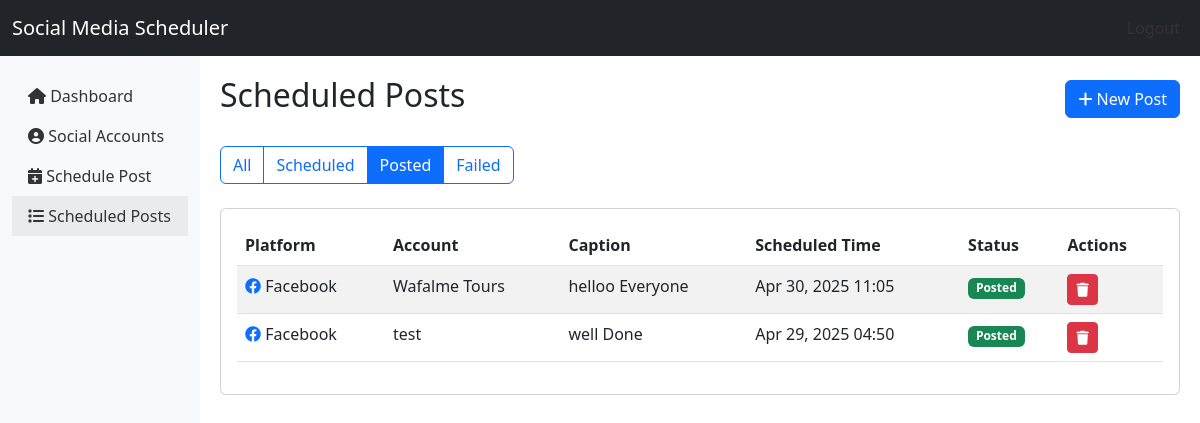
/posts?status=posted (signed in), run on the app's committed database.
### app.py (models this page shows)
class ScheduledPost(db.Model):
    id = db.Column(db.Integer, primary_key=True)
    social_account_id = db.Column(db.Integer, db.ForeignKey('social_account.id'), nullable=False)
    caption = db.Column(db.Text, nullable=True)
    media_path = db.Column(db.String(500), nullable=False)
    scheduled_time = db.Column(db.DateTime, nullable=False)
    status = db.Column(db.String(20), default='scheduled')  # 'scheduled', 'posted', 'failed'
    error_message = db.Column(db.Text, nullable=True)
    social_account = db.relationship('SocialAccount', backref='scheduled_posts')

class SocialAccount(db.Model):
    id = db.Column(db.Integer, primary_key=True)
    platform = db.Column(db.String(20), nullable=False)  # 'facebook', 'instagram', 'tiktok'
    account_name = db.Column(db.String(100), nullable=False)
    account_id = db.Column(db.String(100), nullable=False)
    access_token = db.Column(db.String(500), nullable=False)
    refresh_token = db.Column(db.String(500), nullable=True)
    token_expiry = db.Column(db.DateTime, nullable=True)
    connected = db.Column(db.Boolean, default=False)

### app.py (the view)
@app.route('/posts')
def posts():
    if 'user_id' not in session:
        return redirect(url_for('login'))
    status_filter = request.args.get('status', 'all')
    if status_filter == 'all':
        posts = ScheduledPost.query.order_by(ScheduledPost.scheduled_time.desc()).all()
    else:
        posts = ScheduledPost.query.filter_by(status=status_filter).order_by(ScheduledPost.scheduled_time.desc()).all()
    return render_template('posts.html', posts=posts, status_filter=status_filter)

### templates/posts.html (shortened to what this page needs)
{% extends "base.html" %}
{% block content %}
<div class="d-flex justify-content-between align-items-center mb-4">
    <h2>Scheduled Posts</h2>
    <a href="{{ url_for('schedule_post') }}" class="btn btn-primary">
        <i class="fas fa-plus"></i> New Post
    </a>
</div>
<div class="btn-group mb-4" role="group" aria-label="Status Filter">
    <a href="{{ url_for('posts') }}" class="btn btn-outline-primary {{ 'active' if status_filter == 'all' }}">All</a>
    <a href="{{ url_for('posts', status='scheduled') }}" class="btn btn-outline-primary {{ 'active' if status_filter == 'scheduled' }}">Scheduled</a>
    <a href="{{ url_for('posts', status='posted') }}" class="btn btn-outline-primary {{ 'active' if status_filter == 'posted' }}">Posted</a>
    <a href="{{ url_for('posts', status='failed') }}" class="btn btn-outline-primary {{ 'active' if status_filter == 'failed' }}">Failed</a>
</div>
<div class="card">
    <div class="card-body">
        {% if posts|length > 0 %}
            <div class="table-responsive">
                <table class="table table-striped">
                    <thead>
                        <tr>
                            <th>Platform</th>
                            <th>Account</th>
                            <th>Caption</th>
                            <th>Scheduled Time</th>
                            <th>Status</th>
                            <th>Actions</th>
                        </tr>
                    </thead>
                    <tbody>
                        {% for post in posts %}
                            <tr>
                                <td>
                                    {% if post.social_account.platform == 'facebook' %}
                                        <i class="fab fa-facebook text-primary"></i>
                                    {% elif post.social_account.platform == 'instagram' %}
                                        <i class="fab fa-instagram text-danger"></i>
                                    {% elif post.social_account.platform == 'tiktok' %}
                                        <i class="fab fa-tiktok"></i>
                                    {% endif %}
                                    {{ post.social_account.platform|capitalize }}
                                </td>
                                <td>{{ post.social_account.account_name }}</td>
                                <td>{{ post.caption|truncate(30) }}</td>
                                <td>{{ post.scheduled_time.strftime('%b %d, %Y %H:%M') }}</td>
                                <td>
                                    {% if post.status == 'scheduled' %}
                                        <span class="badge bg-warning">Scheduled</span>
                                    {% elif post.status == 'posted' %}
                                        <span class="badge bg-success">Posted</span>
                                    {% elif post.status == 'failed' %}
                                        <span class="badge bg-danger" data-bs-toggle="tooltip" title="{{ post.error_message }}">Failed</span>
                                    {% endif %}
                                </td>
                                <td>
                                    <form class="d-inline" method="post" action="{{ url_for('delete_post', post_id=post.id) }}" onsubmit="return confirm('Are you sure you want to delete this post?');">
                                        <button type="submit" class="btn btn-sm btn-danger">
                                            <i class="fas fa-trash"></i>
                                        </button>
                                    </form>
                                </td>
                            </tr>
                        {% endfor %}
                    </tbody>
                </table>
            </div>
        {% else %}
            <div class="alert alert-info">
                No posts found. <a href="{{ url_for('schedule_post') }}">Create a new post</a>.
            </div>
        {% endif %}
    </div>
</div>
{% endblock %}

### data on the page
ScheduledPost: social_account.platform "Facebook", social_account.account_name "Wafalme Tours", caption "helloo Everyone", scheduled_time "Apr 30, 2025 11:05", status "Posted"
ScheduledPost: social_account.platform "Facebook", social_account.account_name "test", caption "well Done", scheduled_time "Apr 29, 2025 04:50", status "Posted"
